Frame 1 (no input): blank canvas, image omitted
Frame 60 (the mouse pressed at the canvas centre just before this capture): blank canvas, image omitted
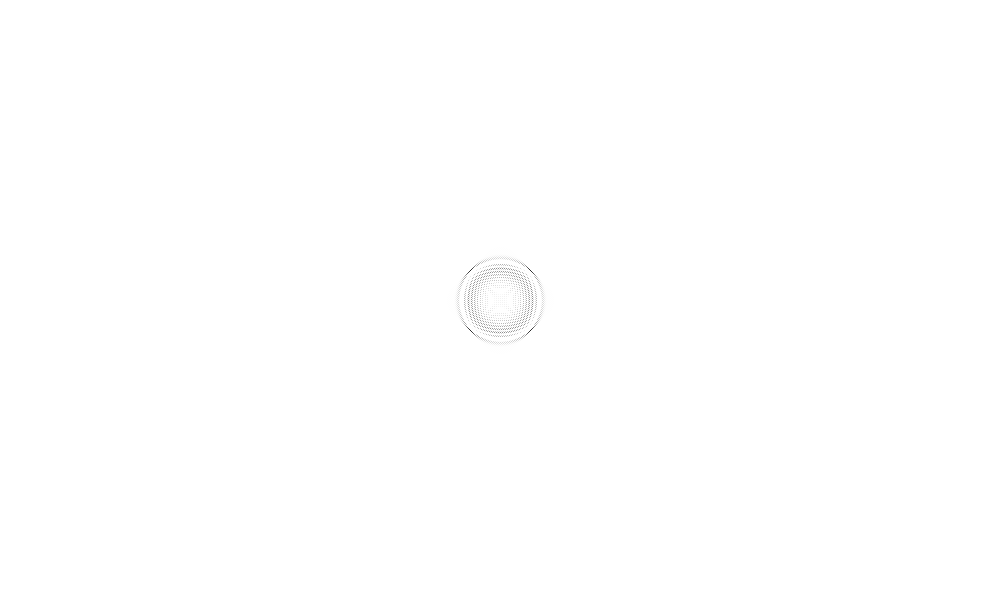
Frame 120 (the mouse held since frame 60 and released just before this capture)

The Processing sketch whose frames 1 and 60 were blank and that drew this single picture after the mouse press (run headless with seeded random() and noise(); from frame 60 on, the mouse is pressed at the canvas centre):

// Processing sketch: suimon_white
// ── suimon_white.pde
int cols;
int rows;
float[][] current;
float[][] previous;

float dampening = 0.98;

void setup() {
  //fullScreen();
  //size(1000, 1000);
  size(1000, 600);
  cols = width;
  rows = height;
  current = new float[cols][rows];
  previous = new float[cols][rows];
  //previous[500][500] = 50000;
}

void mouseDragged() {
  previous[mouseX][mouseY] = 7000;
}


void mousePressed() {
  previous[mouseX][mouseY] = 7000;
}

void draw() 
{
  background(255);

  loadPixels();
  for(int i = 1; i < cols-1; i++) {
    for(int j = 1; j < rows-1; j++) {
      current[i][j] = (
        previous[i-1][j] + 
        previous[i+1][j] +
        previous[i][j-1] + 
        previous[i][j+1]) / 2 -
        current[i][j];
      current[i][j] = current[i][j] * dampening;
      int index = i + j * cols;
      pixels[index] = color(255 - current[i][j]);
    }
  }
  updatePixels();

  float[][] temp = previous;
  previous = current;
  current = temp;

}
